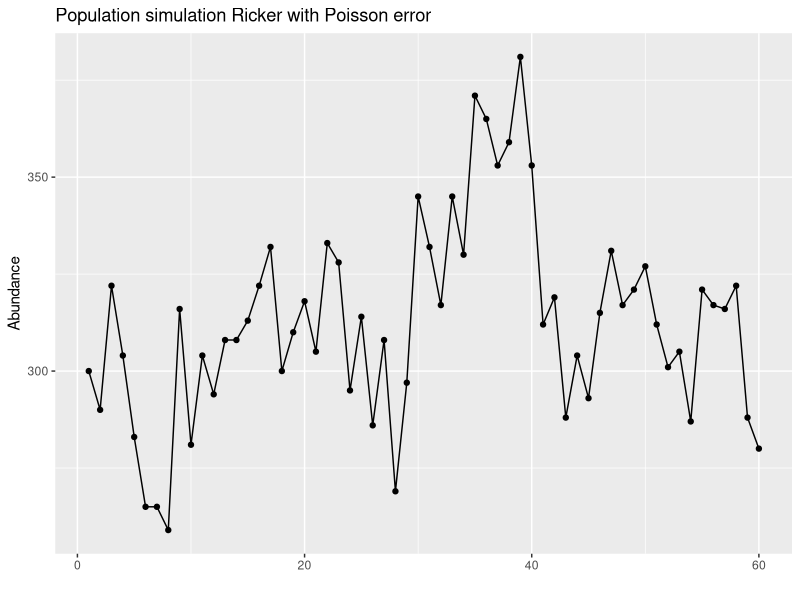
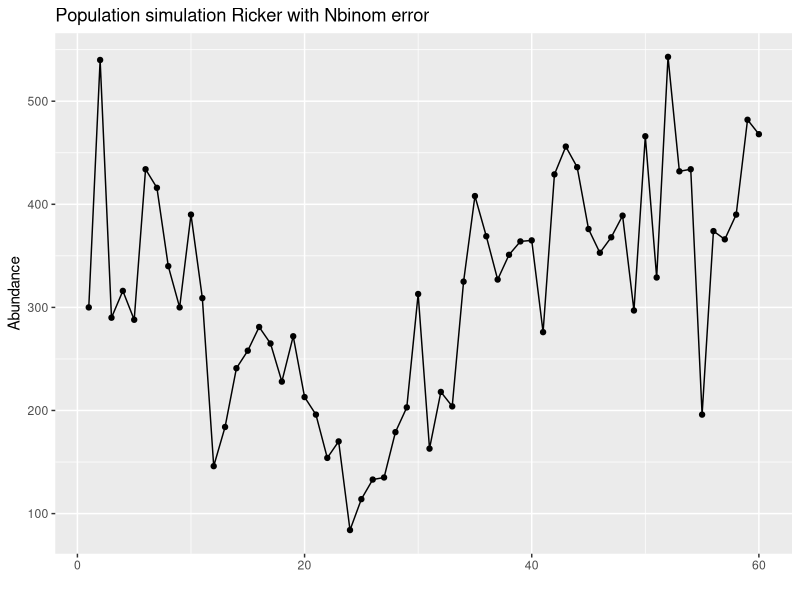

The R source for these figures, in order: (Note: this script raises an error after producing the figures.)
### this R script simulates a Ricker model w/ Poisson error ##

##author: Melissa DeSiervo ###

##packages##

library(dplyr)
library(ggplot2)
library(tidyverse)


##### Function for Ricker ####

Ricker<-function (Nt, r, K) 
{
  (Nt*exp(r*(1-(Nt/K))))
}


## different way of writing the Ricker model...##

Ricker2<-function (Nt, r, alpha) 
{
  (Nt*exp(r-alpha*Nt))
}


###Simulating a population dataset using Ricker model and demographic stochasticity generating from Poisson ##

simRicker_demoerror <- function(r, alpha, data,time) {
  
  for (t in 1:(time-1)){
    
    # Number of individuals after pop growth ###
    births <- Ricker2(data[t,], r, alpha)
    
    data[t+1,] <- rpois(1,births)  ###rpois adds demographic error around the deterministic part of function ###
  }
  
  return(data)
}


###

###Simulating a population dataset using Ricker model and demographic stochasticity generating nega. binomial ##


simRicker_nbinomerror <- function(r, alpha, data,time, theta) {
  
  for (t in 1:(time-1)){
    
    # Number of individuals after pop growth ###
    births <- Ricker2(data[t,], r, alpha)
    
    data[t+1,] <- rnbinom(1, size=theta, mu=births)  ###add negative binomial error ###
  }
  
  return(data)
}




### simulate data with poisson error and plot###

## r = 0.3083 , K = 308## Let's pick something similar to the Bird dataset...

r=  0.3083277   
alpha = 0.0009997187

time = 60  ##length of the times series###

results <- matrix(NA, nrow=time, ncol=1)
results[1,1] <- 300  ## start w/ first time step at K###


simpop<-simRicker_demoerror(r, alpha, results, time)

simpopdf<-as.data.frame(simpop)
time<- rownames(simpopdf)
rownames(simpopdf) <- NULL
simpopts <- cbind(time, simpopdf)
simpopts$time<-as.numeric(simpopts$time)

simpop1<-ggplot(simpopts, aes(x=time, y= V1)) + 
  geom_point() + 
  geom_line()+
  xlab("")+
  ylab("Abundance")+
  ggtitle("Population simulation Ricker with Poisson error")



### simulate data with negative binomial error and plot###


## r = 0.3083 , K = 308## Let's pick something similar to the Bird dataset...

r=  0.3083   
alpha = 0.0009997187


theta= 17 ### dispersion parameter in negative binomial###

time = 60  ##length of the times series###

results <- matrix(NA, nrow=time, ncol=1)
results[1,1] <- 300  ## start w/ first time step at K###

simpop2<-simRicker_nbinomerror(r, alpha, results, time, theta)


simpopdf2<-as.data.frame(simpop2)
time<- rownames(simpopdf)
rownames(simpopdf2) <- NULL
simpopts2 <- cbind(time, simpopdf2)
simpopts2$time<-as.numeric(simpopts2$time)

simpop2<-ggplot(simpopts2, aes(x=time, y= V1)) + 
  geom_point() + 
  geom_line()+
  xlab("")+
  ylab("Abundance")+
  ggtitle("Population simulation Ricker with Nbinom error")


##### play around with missing data in the simulated dataset####


## forloop that creates lists of data with increasing missingness and then solves for parameters with NLS###

simpoptry1<-as.data.frame(simpopts$V1)
colnames(simpoptry1) <- c('Broods')

missingProbs <- seq(0,1, by = .05)

# make an empty list to hold the output

simmissingData_list <- replicate(length(missingProbs),rep(NA, times = nrow(simpoptry1)) , simplify = FALSE)
simmodelOutput_list <- replicate(length(missingProbs), rep(NULL), simplify = FALSE)
for (i in 1:length(missingProbs)) {
  ## sequentially remove larger proportions of the data
  simmissingdf_i <- as.data.frame(lapply(simpoptry1,
                                         function(cc) cc[sample(c(TRUE, NA),
                                                                prob = c(1-missingProbs[i],
                                                                         missingProbs[i]),
                                                                size = length(cc),
                                                                replace = TRUE) ]))
  simmissingdf_i$popplus1 <- c( simmissingdf_i$Broods[-1], NA)
  ## save the missing data in a list
  simmissingData_list[[i]] <- simmissingdf_i
  names(simmissingData_list)[i] <- paste0(missingProbs[i],"_Missing")
  ## fit an NLS model to this "i" level of missing data
  simRickermissing_i <-nls(popplus1~Broods*exp(r-alpha*Broods),start=list(r=0.1, alpha= 1/200), data=simmissingData_list[[i]])
  simmodelOutput_list[[i]] <- summary(simRickermissing_i)$coefficients
  names(simmodelOutput_list)[i] <- paste0(missingProbs[i],"_Missing")
}

####
simRickermissingdf<-plyr::ldply(simmodelOutput_list, data.frame)

paramnames<-c("r", "alpha")

paramnames1<-rep(paramnames,length(unique(simRickermissingdf$.id)))

simRickermissingdf2<-cbind(param=paramnames1,simRickermissingdf)

simRickermissingdf3<-separate(data = simRickermissingdf2, col = .id, into = c("propmissing", "right"), sep = "_")


###plot estimate and Std error of estimates over missing-ness##

ggplot(data=simRickermissingdf3, aes(x=as.numeric(propmissing), y=Estimate))+
  facet_wrap(~param, scales="free")+
  geom_errorbar(aes(ymin=Estimate-`Std..Error`, ymax=Estimate+`Std..Error`), width=.02)+
  geom_point(size=3)+
  #geom_hline(data=hline_dat, aes(yintercept=value), colour="salmon")+
  theme_classic()+
  xlab("Percent of Missing Data")+
  ylab("Parameter Estimate")
